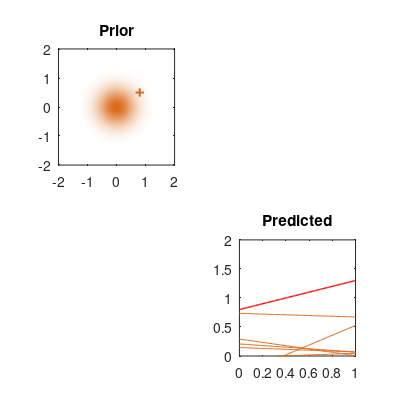
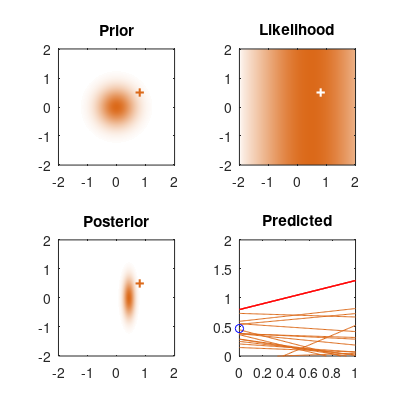
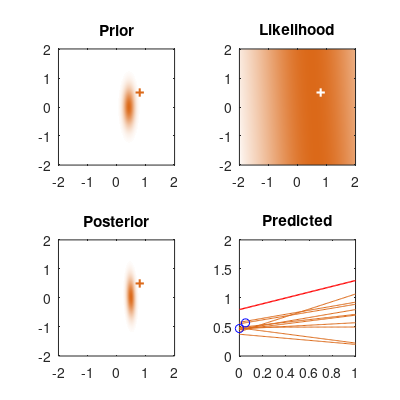
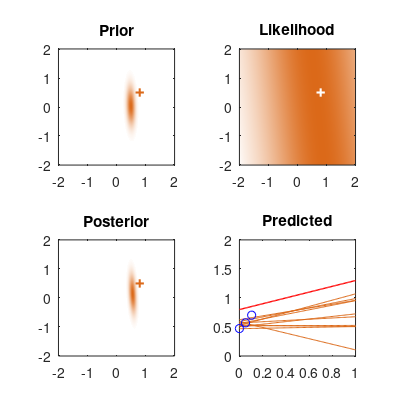

Write MATLAB code to recreate these figures, in order.
clear; close all;

%% figure colors
% the standard gauss plot, using the nonlinear dataset
% Philipp Hennig, 11 Dec 2012
dgr = [239,125,45]/255-20/255; % color [0,125,122]
dre = [119,154,171]/255-50/255; % color [130,0,0]
lightdgr = [1,1,1] - 0.5 * ([1,1,1] - dgr);
lightdre = [1,1,1] - 0.5 * ([1,1,1] - dre);
dgr2white = bsxfun(@minus,[1,1,1],bsxfun(@times,(linspace(0,1,2024)').^0.5,[1,1,1]-dgr));
dre2white = bsxfun(@minus,[1,1,1],bsxfun(@times,(linspace(0,1,2024)').^0.5,[1,1,1]-dre));

%% dataset
ns = 20; 
x = linspace(0,1,ns)';
%y = @(x) sin(2*pi*x);
w2 = 0.5; w1 = 0.8;
y = @(x) w2*x + w1;
e = .2*randn(size(x));
t = y(x) + e;
gaussmf = @(x,params) (exp(-(x-params(2)).^2/(2*params(1))));

style = ['scale=0.075\linewidth,'...
                       'legend style={nodes={scale=0.5, transform shape}},',...
                       ];                  
%% prior
M = 2;
alpha = .1;
beta = 1/.01;

MuPrior = zeros(1,M)'; SigmaPrior = alpha\eye(M);

phi = @(x)(bsxfun(@power,x,0:M-1)); % Phi function
phix = phi(x); % design matrix
%f1 = figure('units','normalized','outerposition',[0 0 1 1]);% f2 = figure('Position',[501 100 500 400]);
f1 = figure; colormap(dgr2white);% f2 = figure('Position',[501 100 500 400]);
pbaspect([1 1 1]);
%f3 = figure;


for i=1:length(t)
    clf;
    if i == 1
        x1 = -2:.005:2; x2 = x1;
        [X1,X2] = meshgrid(x1,x2);
        F = mvnpdf([X1(:) X2(:)],MuPrior',inv(SigmaPrior));
        F = reshape(F,length(x2),length(x1));
        %figure(f2); clf;
        subplot(2,2,1); imagesc(x1,x2,F);set(gca,'YDir','normal'); hold on; plot(w1,w2,'+',...
            'LineWidth',1.5,'Color',dgr);
        W = mvnrnd(MuPrior',inv(SigmaPrior),10); pbaspect([1 1 1]); title('Prior'); 
        
        xx = linspace(0,1,100);
        yt = W(:,2)*xx + W(:,1);
        %figure(f1); clf;
        subplot(2,2,4); plot(xx,yt,'Color',dgr); hold on; plot(xx,y(xx),'r','LineWidth',1); title('Predicted'); xlim([0 1]); ylim([0 2]);
        pbaspect([1 1 1]); pause;
        set(gcf,'Units','inches');
        screenposition = get(gcf,'Position');
        set(gcf,...
            'PaperPosition',2*[0 0 2 2],...
            'PaperSize',2*[2 2]);
        print([mfilename,'/',mfilename,'_','frame_',num2str(0)],'-dpdf');
    end
    
    if i ~= 1
        F = mvnpdf([X1(:) X2(:)],MuPost',inv(SigmaPost));
        F = reshape(F,length(x2),length(x1));
        %figure(f2); clf;
        subplot(2,2,1); imagesc(x1,x2,F); set(gca,'YDir','normal'); hold on; plot(w1,w2,'+',...
            'LineWidth',1.5,'Color',dgr);
        pbaspect([1 1 1]);title('Prior');
        %figure(f3); clf;
    end
    
    SigmaPost = SigmaPrior + beta*(phix(1:i,:)'*phix(1:i,:));
    MuPost = SigmaPost\(SigmaPrior\MuPrior + beta*phix(1:i,:)'*t(1:i));
    MuPrior = MuPost;

    W = mvnrnd(MuPost',inv(SigmaPost),10);
    
    xx = linspace(0,1,100);
    yt = W(:,2)*xx + W(:,1);
    %figure(f1); clf;
    subplot(2,2,4); plot(xx,yt,'Color',dgr); hold on; plot(xx,y(xx),'r','LineWidth',1); hold on; plot(x(1:i),t(1:i),'bo'); xlim([0 1]); ylim([0 2]);
    pbaspect([1 1 1]); title('Predicted');
    
    F = mvnpdf([X1(:) X2(:)],MuPost',inv(SigmaPost));
    F = reshape(F,length(x2),length(x1));
    %figure(f2); clf;
    subplot(2,2,3); imagesc(x1,x2,F); set(gca,'YDir','normal'); hold on; plot(w1,w2,'+',...
            'LineWidth',1.5,'Color',dgr);
    pbaspect([1 1 1]);title('Posterior');
    %figure(f3); clf; 
    
    lkhd = [X1(:) X2(:)]*phix(i,:)'; lkhd = (sqrt(2*pi)*beta)\gaussmf(lkhd(:),[1 t(i)]);
    lkhd = reshape(lkhd,length(x2),length(x1));
    subplot(2,2,2); imagesc(x1,x2,lkhd); set(gca,'YDir','normal'); hold on; plot(w1,w2,'w+','LineWidth',1.5);
    pbaspect([1 1 1]); title('Likelihood'); %pause(0.5);
    
    if i == 1
        %pause;
    end
%     matlab2tikz([mfilename,'/',mfilename,'_','frame_',num2str(i),'.tex'],'width','0.075\linewidth',...
%         'showInfo', false,'extraaxisoptions', style);
    set(gcf,'Units','inches');
    screenposition = get(gcf,'Position');
    set(gcf,...
        'PaperPosition',2*[0 0 2 2],...
        'PaperSize',2*[2 2]);
    print([mfilename,'/',mfilename,'_','frame_',num2str(i)],'-dpdf');
end
